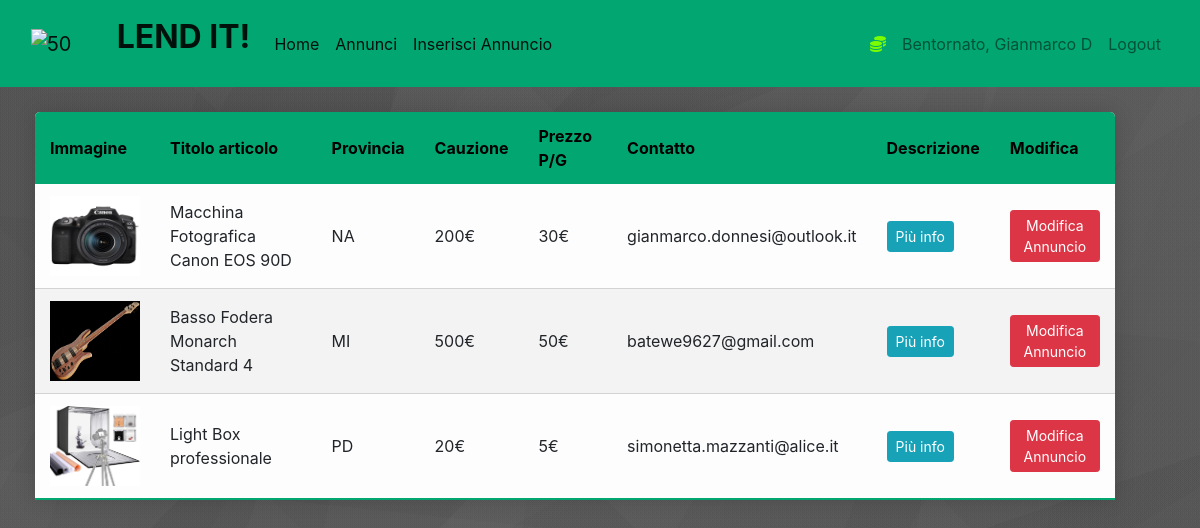
The app's page /annunci (signed in) with its own data.
### market/models.py (models this page shows, shortened)
class User(db.Model, UserMixin):
    id = db.Column(db.Integer(), primary_key=True)
    username = db.Column(db.String(length=30), nullable=False, unique=True)
    email_address = db.Column(db.String(length=50), nullable=False, unique=True)
    password_hash = db.Column(db.String(length=60), nullable=False)
    items = db.relationship('Item', backref='owned_user', lazy=True)
    @property
    def password(self):
        return self.password

class Item(db.Model):
    id = db.Column(db.Integer(), primary_key=True)
    name = db.Column(db.String(length=30), nullable=False, unique=True)
    price = db.Column(db.Integer(), nullable=False)
    cauzione = db.Column(db.Integer(), nullable=False)
    provincia = db.Column(db.String(length=2), nullable=False)
    description = db.Column(db.String(length=2000), nullable=False, unique=True)
    contatto = db.Column(db.String(length=60), nullable=False, unique=True)
    owner = db.Column(db.Integer(), db.ForeignKey('user.id'))
    image1 = db.Column(db.String(150), nullable=False)
    image2 = db.Column(db.String(150), nullable=False)

### market/routes.py (the view)
@app.route('/annunci')
def annunci_page():
    items = Item.query.all()
    return render_template('annunci.html', items=items)

### market/models.py (called while the page is built)
@login_manager.user_loader
def load_user(user_id):
    return User.query.get(int(user_id))

### market/templates/annunci.html (shortened to what this page needs)
{% extends 'base.html' %}
{% block content %}
<div class="container4">
<table class="content-table table-hover table-light">
    <thead>
        <tr>
            <th scope="col">Immagine</th>
            <th scope="col">Titolo articolo</th>
            <th scope="col">Provincia</th>
            <th scope="col">Cauzione</th>
            <th scope="col">Prezzo P/G</th>
             <th scope="col">Contatto</th>
            <th scope="col">Descrizione</th>
            <th scope="col">Modifica</th>
        </tr>
    </thead>
    <tbody>
      {% for item in items %}
          <tr>
                <td><img src="{{ url_for('static', filename='immagini/' + item.image1)}}" width="90" height="80"></td>
                <td>{{ item.name }}</td>
                 <td>{{ item.provincia }}</td>
                 <td>{{ item.cauzione}}€</td>
                 <td>{{ item.price }}€</td>
                 <td>{{ item.contatto}}</td>
              <td><a href="{{ url_for('singolo_prodotto', id=item.id)}}" class="btn btn-info btn-sm">Più info</a></td>
              <td><a href="{{ url_for('updateproduct', id=item.id)}}" class="btn btn-danger btn-sm">Modifica Annuncio</a></td>
          </tr>
      {% endfor %}
    </tbody>
</table>
</div>
{% endblock %}

### market/templates/base.html (shortened to what this page needs)
<!doctype html>
<html lang="en">
   <head>
      <link rel="stylesheet" href="https://cdn.jsdelivr.net/npm/bootstrap@4.5.3/dist/css/bootstrap.min.css">
      <link rel="stylesheet" href="https://cdnjs.cloudflare.com/ajax/libs/animate.css/4.1.1/animate.min.css"/>
   </head>
   <body>
  <nav class="navbar navbar-expand-lg navbar-light " style="background-color: #01A670;">
  <div class="container-fluid">
    <a class="navbar-brand" href="#">
      <img src="{{url_for('static', filename='stretta.png')}}" alt="50" width="80" height="45" class="d-inline-block align-text-top">
     <font  size="6"> <strong>  LEND IT! </strong> </font>
    </a>
    <div class="collapse navbar-collapse" id="navbarSupportedContent">
      <ul class="navbar-nav mr-auto">
           <li class="nav-item active">
          <a class="nav-link active" aria-current="page" href="{{ url_for('home_page') }}">Home</a>
        </li>
        <li class="nav-item active">
          <a class="nav-link active" aria-current="page" href="{{ url_for('annunci_page') }}">Annunci</a>
        </li>
          <li class="nav-item active">
          <a class="nav-link active" aria-current="page" href="{{ url_for('insert_product') }}">Inserisci Annuncio</a>
        </li>
        </ul>
    </div>
          {% if current_user.is_authenticated %}
            <ul class="navbar-nav">
                <li class="nav-item">
                    <a class="nav-link" style="color: lawngreen; font-weight: bold">
                        <i class="fas fa-coins"></i>
                    </a>
                </li>
                <li class="nav-item">
                    <a class="nav-link">Bentornato, {{ current_user.username }}</a>
                </li>
                <li class="nav-item">
                    <a class="nav-link" href="{{ url_for('logout_page')}}">Logout</a>
                </li>
            </ul>
          {% endif %}
          </div>
    </nav>
 {% block content %}{% endblock %}
</html>

### records on screen
User: username "Gianmarco D"
Item: image1 (picture), name "Macchina Fotografica Canon EOS 90D", provincia "NA", cauzione "200", price "30", contatto "gianmarco.donnesi@outlook.it"
Item: image1 (picture), name "Basso Fodera Monarch Standard 4", provincia "MI", cauzione "500", price "50", contatto "batewe9627@gmail.com"
Item: image1 (picture), name "Light Box professionale", provincia "PD", cauzione "20", price "5", contatto "simonetta.mazzanti@alice.it"
